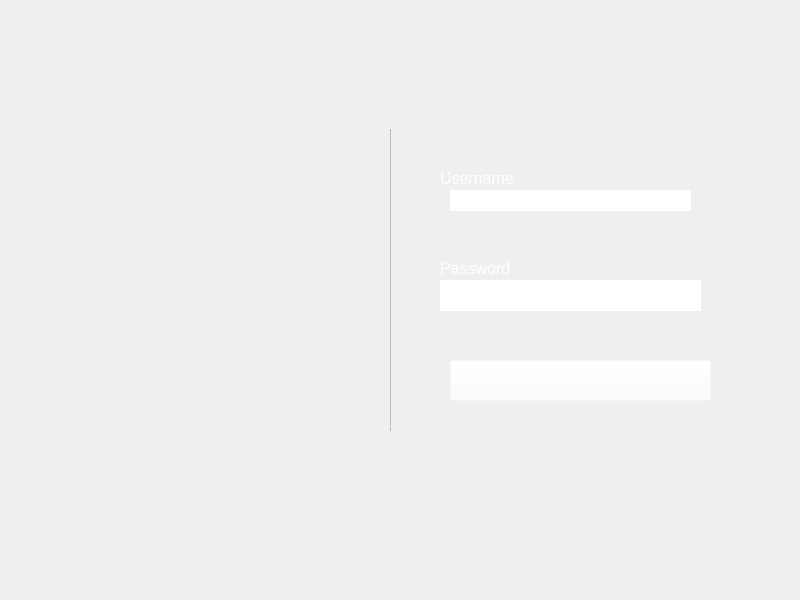
<?xml version="1.0" encoding="UTF-8"?>
<ui version="4.0">
 <class>MainWindow</class>
 <widget class="QMainWindow" name="MainWindow">
  <property name="geometry">
   <rect>
    <x>0</x>
    <y>0</y>
    <width>800</width>
    <height>600</height>
   </rect>
  </property>
  <property name="windowTitle">
   <string>MainWindow</string>
  </property>
  <property name="styleSheet">
   <string notr="true">background-color: rgb(41,54,63
);</string>
  </property>
  <widget class="QWidget" name="centralwidget">
   <widget class="QWidget" name="widget" native="true">
    <property name="geometry">
     <rect>
      <x>0</x>
      <y>0</y>
      <width>391</width>
      <height>581</height>
     </rect>
    </property>
    <widget class="QLabel" name="label">
     <property name="geometry">
      <rect>
       <x>0</x>
       <y>180</y>
       <width>400</width>
       <height>200</height>
      </rect>
     </property>
     <property name="styleSheet">
      <string notr="true"/>
     </property>
     <property name="text">
      <string/>
     </property>
    </widget>
   </widget>
   <widget class="Line" name="line">
    <property name="geometry">
     <rect>
      <x>390</x>
      <y>130</y>
      <width>1</width>
      <height>301</height>
     </rect>
    </property>
    <property name="styleSheet">
     <string notr="true">background-color: rgb(166, 166, 166);</string>
    </property>
    <property name="orientation">
     <enum>Qt::Vertical</enum>
    </property>
   </widget>
   <widget class="QLabel" name="label_2">
    <property name="geometry">
     <rect>
      <x>440</x>
      <y>170</y>
      <width>101</width>
      <height>16</height>
     </rect>
    </property>
    <property name="font">
     <font>
      <family>Segoe UI</family>
      <pointsize>12</pointsize>
     </font>
    </property>
    <property name="styleSheet">
     <string notr="true">color: rgb(255, 255, 255);</string>
    </property>
    <property name="text">
     <string>Username</string>
    </property>
   </widget>
   <widget class="QLabel" name="label_3">
    <property name="geometry">
     <rect>
      <x>440</x>
      <y>190</y>
      <width>272</width>
      <height>40</height>
     </rect>
    </property>
    <property name="text">
     <string/>
    </property>
   </widget>
   <widget class="QLabel" name="label_4">
    <property name="geometry">
     <rect>
      <x>440</x>
      <y>260</y>
      <width>101</width>
      <height>16</height>
     </rect>
    </property>
    <property name="font">
     <font>
      <family>Segoe UI</family>
      <pointsize>12</pointsize>
     </font>
    </property>
    <property name="styleSheet">
     <string notr="true">color: rgb(255, 255, 255);</string>
    </property>
    <property name="text">
     <string>Password</string>
    </property>
   </widget>
   <widget class="QLabel" name="label_5">
    <property name="geometry">
     <rect>
      <x>440</x>
      <y>280</y>
      <width>272</width>
      <height>40</height>
     </rect>
    </property>
    <property name="text">
     <string/>
    </property>
   </widget>
   <widget class="QLabel" name="label_6">
    <property name="geometry">
     <rect>
      <x>440</x>
      <y>370</y>
      <width>272</width>
      <height>40</height>
     </rect>
    </property>
    <property name="text">
     <string/>
    </property>
   </widget>
   <widget class="QLineEdit" name="lineEdit">
    <property name="geometry">
     <rect>
      <x>450</x>
      <y>190</y>
      <width>241</width>
      <height>21</height>
     </rect>
    </property>
    <property name="styleSheet">
     <string notr="true">border: none </string>
    </property>
   </widget>
   <widget class="QLineEdit" name="lineEdit_2">
    <property name="geometry">
     <rect>
      <x>440</x>
      <y>280</y>
      <width>261</width>
      <height>31</height>
     </rect>
    </property>
    <property name="styleSheet">
     <string notr="true">border: none </string>
    </property>
   </widget>
   <widget class="QLineEdit" name="lineEdit_3">
    <property name="enabled">
     <bool>false</bool>
    </property>
    <property name="geometry">
     <rect>
      <x>450</x>
      <y>370</y>
      <width>261</width>
      <height>31</height>
     </rect>
    </property>
    <property name="cursor">
     <cursorShape>PointingHandCursor</cursorShape>
    </property>
    <property name="styleSheet">
     <string notr="true">border: none ;
background-color: rgba(255, 255, 255, 0);</string>
    </property>
   </widget>
   <widget class="QPushButton" name="pushButton">
    <property name="geometry">
     <rect>
      <x>450</x>
      <y>360</y>
      <width>261</width>
      <height>41</height>
     </rect>
    </property>
    <property name="styleSheet">
     <string notr="true">background-color: rgba(255, 255, 255, 0);</string>
    </property>
    <property name="text">
     <string/>
    </property>
   </widget>
  </widget>
  <widget class="QMenuBar" name="menubar">
   <property name="geometry">
    <rect>
     <x>0</x>
     <y>0</y>
     <width>800</width>
     <height>21</height>
    </rect>
   </property>
  </widget>
 </widget>
 <resources/>
 <connections/>
</ui>
